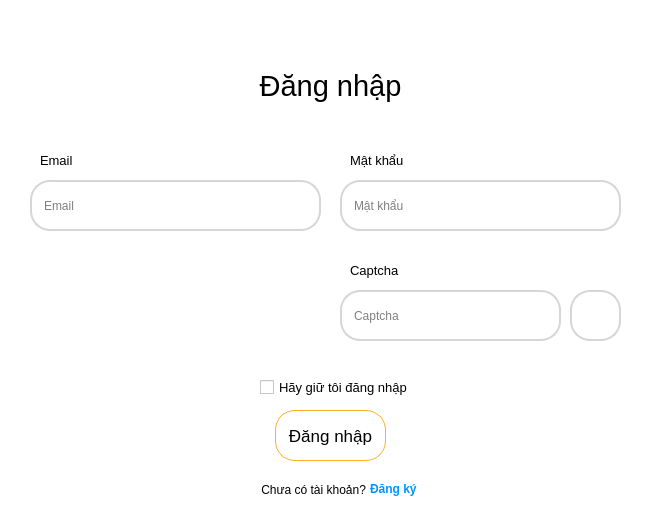
<?xml version="1.0" encoding="UTF-8"?>
<ui version="4.0">
 <class>MainWindow</class>
 <widget class="QMainWindow" name="MainWindow">
  <property name="geometry">
   <rect>
    <x>0</x>
    <y>0</y>
    <width>655</width>
    <height>510</height>
   </rect>
  </property>
  <property name="minimumSize">
   <size>
    <width>655</width>
    <height>510</height>
   </size>
  </property>
  <property name="maximumSize">
   <size>
    <width>655</width>
    <height>1000</height>
   </size>
  </property>
  <property name="windowTitle">
   <string>MainWindow</string>
  </property>
  <property name="styleSheet">
   <string notr="true">background-color: white;
color: black;</string>
  </property>
  <widget class="QWidget" name="centralwidget">
   <widget class="QLineEdit" name="password">
    <property name="geometry">
     <rect>
      <x>340</x>
      <y>180</y>
      <width>281</width>
      <height>51</height>
     </rect>
    </property>
    <property name="styleSheet">
     <string notr="true">QLineEdit{
	padding: 10px;
	border: 2px solid rgb(214, 214, 214);
	border-radius: 20px;
}

QLineEdit:hover{
	padding: 10px;
	border: 2px solid gray;
	border-radius: 20px;
}

QLineEdit:focus{
	padding: 10px;
	border: 2px solid gray;
	border-radius: 20px;
}</string>
    </property>
    <property name="inputMask">
     <string/>
    </property>
    <property name="text">
     <string/>
    </property>
    <property name="echoMode">
     <enum>QLineEdit::EchoMode::Password</enum>
    </property>
    <property name="placeholderText">
     <string>Mật khẩu</string>
    </property>
   </widget>
   <widget class="QLabel" name="label_2">
    <property name="geometry">
     <rect>
      <x>350</x>
      <y>150</y>
      <width>71</width>
      <height>21</height>
     </rect>
    </property>
    <property name="font">
     <font>
      <family>Segoe UI</family>
      <pointsize>10</pointsize>
      <bold>false</bold>
      <kerning>false</kerning>
     </font>
    </property>
    <property name="text">
     <string>Mật khẩu</string>
    </property>
   </widget>
   <widget class="QLabel" name="label_5">
    <property name="geometry">
     <rect>
      <x>230</x>
      <y>60</y>
      <width>201</width>
      <height>51</height>
     </rect>
    </property>
    <property name="font">
     <font>
      <family>Segoe UI</family>
      <pointsize>22</pointsize>
     </font>
    </property>
    <property name="text">
     <string>Đăng nhập</string>
    </property>
    <property name="alignment">
     <set>Qt::AlignmentFlag::AlignCenter</set>
    </property>
   </widget>
   <widget class="QPushButton" name="pushButton">
    <property name="geometry">
     <rect>
      <x>275</x>
      <y>410</y>
      <width>111</width>
      <height>51</height>
     </rect>
    </property>
    <property name="font">
     <font>
      <family>Segoe UI</family>
      <pointsize>13</pointsize>
     </font>
    </property>
    <property name="styleSheet">
     <string notr="true">QPushButton{
	background-color: transparent;
	border: 1px solid #faae2b;
	border-radius: 20px;
}

QPushButton:hover{
	background-color: transparent;
	border: 2px solid #faae2b;
	border-radius: 20px;
}</string>
    </property>
    <property name="text">
     <string>Đăng nhập</string>
    </property>
   </widget>
   <widget class="QLabel" name="label_6">
    <property name="geometry">
     <rect>
      <x>215</x>
      <y>480</y>
      <width>151</width>
      <height>20</height>
     </rect>
    </property>
    <property name="font">
     <font>
      <pointsize>9</pointsize>
     </font>
    </property>
    <property name="text">
     <string>Chưa có tài khoản?</string>
    </property>
    <property name="alignment">
     <set>Qt::AlignmentFlag::AlignRight|Qt::AlignmentFlag::AlignTrailing|Qt::AlignmentFlag::AlignVCenter</set>
    </property>
   </widget>
   <widget class="QLabel" name="label_7">
    <property name="geometry">
     <rect>
      <x>370</x>
      <y>481</y>
      <width>91</width>
      <height>16</height>
     </rect>
    </property>
    <property name="font">
     <font>
      <pointsize>9</pointsize>
      <bold>true</bold>
     </font>
    </property>
    <property name="styleSheet">
     <string notr="true">color: rgb(3, 148, 252);</string>
    </property>
    <property name="text">
     <string>Đăng ký</string>
    </property>
   </widget>
   <widget class="QCheckBox" name="checkBox">
    <property name="geometry">
     <rect>
      <x>260</x>
      <y>377</y>
      <width>151</width>
      <height>20</height>
     </rect>
    </property>
    <property name="font">
     <font>
      <family>Segoe UI</family>
      <pointsize>10</pointsize>
     </font>
    </property>
    <property name="text">
     <string>Hãy giữ tôi đăng nhập</string>
    </property>
   </widget>
   <widget class="QLineEdit" name="email">
    <property name="geometry">
     <rect>
      <x>30</x>
      <y>180</y>
      <width>291</width>
      <height>51</height>
     </rect>
    </property>
    <property name="styleSheet">
     <string notr="true">QLineEdit{
	padding: 10px;
	border: 2px solid rgb(214, 214, 214);
	border-radius: 20px;
}

QLineEdit:hover{
	padding: 10px;
	border: 2px solid gray;
	border-radius: 20px;
}

QLineEdit:focus{
	padding: 10px;
	border: 2px solid gray;
	border-radius: 20px;
}</string>
    </property>
    <property name="inputMask">
     <string/>
    </property>
    <property name="text">
     <string/>
    </property>
    <property name="placeholderText">
     <string>Email</string>
    </property>
   </widget>
   <widget class="QLabel" name="label_8">
    <property name="geometry">
     <rect>
      <x>40</x>
      <y>150</y>
      <width>41</width>
      <height>21</height>
     </rect>
    </property>
    <property name="font">
     <font>
      <family>Segoe UI</family>
      <pointsize>10</pointsize>
      <bold>false</bold>
      <kerning>false</kerning>
     </font>
    </property>
    <property name="text">
     <string>Email</string>
    </property>
   </widget>
   <widget class="QLabel" name="label">
    <property name="geometry">
     <rect>
      <x>30</x>
      <y>260</y>
      <width>291</width>
      <height>90</height>
     </rect>
    </property>
    <property name="styleSheet">
     <string notr="true">background-color: white;
padding: 15px;
border-radius: 20px;</string>
    </property>
    <property name="text">
     <string/>
    </property>
    <property name="pixmap">
     <pixmap>../captcha.png</pixmap>
    </property>
   </widget>
   <widget class="QLabel" name="label_3">
    <property name="geometry">
     <rect>
      <x>350</x>
      <y>260</y>
      <width>61</width>
      <height>21</height>
     </rect>
    </property>
    <property name="font">
     <font>
      <family>Segoe UI</family>
      <pointsize>10</pointsize>
      <bold>false</bold>
      <kerning>false</kerning>
     </font>
    </property>
    <property name="text">
     <string>Captcha</string>
    </property>
   </widget>
   <widget class="QLineEdit" name="captcha">
    <property name="geometry">
     <rect>
      <x>340</x>
      <y>290</y>
      <width>221</width>
      <height>51</height>
     </rect>
    </property>
    <property name="styleSheet">
     <string notr="true">QLineEdit{
	padding: 10px;
	border: 2px solid rgb(214, 214, 214);
	border-radius: 20px;
}

QLineEdit:hover{
	padding: 10px;
	border: 2px solid gray;
	border-radius: 20px;
}

QLineEdit:focus{
	padding: 10px;
	border: 2px solid gray;
	border-radius: 20px;
}</string>
    </property>
    <property name="inputMask">
     <string/>
    </property>
    <property name="text">
     <string/>
    </property>
    <property name="echoMode">
     <enum>QLineEdit::EchoMode::Normal</enum>
    </property>
    <property name="placeholderText">
     <string>Captcha</string>
    </property>
   </widget>
   <widget class="QPushButton" name="pushButton_2">
    <property name="geometry">
     <rect>
      <x>570</x>
      <y>290</y>
      <width>51</width>
      <height>51</height>
     </rect>
    </property>
    <property name="styleSheet">
     <string notr="true">QPushButton{
	border-radius: 20px;
	background-color: white;
	border: 2px solid rgb(214, 214, 214);
}

QPushButton::hover{
	border-radius: 20px;
	background-color: #f0f0f0;
	border: 2px solid rgb(214, 214, 214);
}

QPushButton::pressed{
	border-radius: 20px;
	background-color: #e6e6e6;
	border: 2px solid rgb(214, 214, 214);
}</string>
    </property>
    <property name="text">
     <string/>
    </property>
    <property name="icon">
     <iconset>
      <normaloff>../Image/regenerate.png</normaloff>../Image/regenerate.png</iconset>
    </property>
    <property name="iconSize">
     <size>
      <width>18</width>
      <height>18</height>
     </size>
    </property>
   </widget>
  </widget>
 </widget>
 <resources/>
 <connections/>
</ui>
